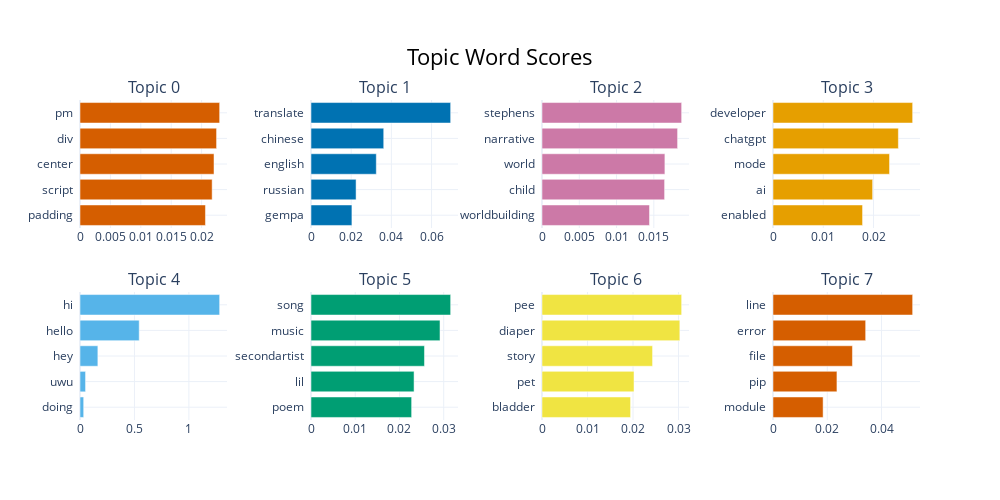

The code cell stored with this chart in its notebook:
### Code cell
# Visualize the distance between topics
# topic_model.visualize_topics() 
# topic_model.visualize_topics(topics=list(range(10)))

# Visualize the vocabulary of topics
topic_model.visualize_barchart()

### Figure 1 — Plotly figure (JSON) as saved in the notebook; plotly's stock layout.template omitted (floating-point values rounded to 4 significant figures)
{"data": [{"marker": {"color": "#D55E00"}, "orientation": "h", "type": "bar", "x": [0.02063, 0.02173, 0.02204, 0.02246, 0.02297], "xaxis": "x", "y": ["padding  ", "script  ", "center  ", "div  ", "pm  "], "yaxis": "y"}, {"marker": {"color": "#0072B2"}, "orientation": "h", "type": "bar", "x": [0.02037, 0.02244, 0.0325, 0.03619, 0.06951], "xaxis": "x2", "y": ["gempa  ", "russian  ", "english  ", "chinese  ", "translate  "], "yaxis": "y2"}, {"marker": {"color": "#CC79A7"}, "orientation": "h", "type": "bar", "x": [0.01442, 0.01645, 0.01649, 0.01819, 0.01873], "xaxis": "x3", "y": ["worldbuilding  ", "child  ", "world  ", "narrative  ", "stephens  "], "yaxis": "y3"}, {"marker": {"color": "#E69F00"}, "orientation": "h", "type": "bar", "x": [0.01782, 0.01983, 0.02319, 0.02495, 0.02779], "xaxis": "x4", "y": ["enabled  ", "ai  ", "mode  ", "chatgpt  ", "developer  "], "yaxis": "y4"}, {"marker": {"color": "#56B4E9"}, "orientation": "h", "type": "bar", "x": [0.03375, 0.05107, 0.164, 0.5437, 1.283], "xaxis": "x5", "y": ["doing  ", "uwu  ", "hey  ", "hello  ", "hi  "], "yaxis": "y5"}, {"marker": {"color": "#009E73"}, "orientation": "h", "type": "bar", "x": [0.02275, 0.0233, 0.02565, 0.02917, 0.03157], "xaxis": "x6", "y": ["poem  ", "lil  ", "secondartist  ", "music  ", "song  "], "yaxis": "y6"}, {"marker": {"color": "#F0E442"}, "orientation": "h", "type": "bar", "x": [0.01946, 0.02022, 0.0243, 0.03029, 0.03069], "xaxis": "x7", "y": ["bladder  ", "pet  ", "story  ", "diaper  ", "pee  "], "yaxis": "y7"}, {"marker": {"color": "#D55E00"}, "orientation": "h", "type": "bar", "x": [0.01847, 0.02357, 0.02928, 0.03416, 0.05148], "xaxis": "x8", "y": ["module  ", "pip  ", "file  ", "error  ", "line  "], "yaxis": "y8"}], "layout": {"annotations": [{"font": {"size": 16}, "showarrow": false, "text": "Topic 0", "x": 0.0875, "xanchor": "center", "xref": "paper", "y": 1, "yanchor": "bottom", "yref": "paper"}, {"font": {"size": 16}, "showarrow": false, "text": "Topic 1", "x": 0.3625, "xanchor": "center", "xref": "paper", "y": 1, "yanchor": "bottom", "yref": "paper"}, {"font": {"size": 16}, "showarrow": false, "text": "Topic 2", "x": 0.6375, "xanchor": "center", "xref": "paper", "y": 1, "yanchor": "bottom", "yref": "paper"}, {"font": {"size": 16}, "showarrow": false, "text": "Topic 3", "x": 0.9125, "xanchor": "center", "xref": "paper", "y": 1, "yanchor": "bottom", "yref": "paper"}, {"font": {"size": 16}, "showarrow": false, "text": "Topic 4", "x": 0.0875, "xanchor": "center", "xref": "paper", "y": 0.4, "yanchor": "bottom", "yref": "paper"}, {"font": {"size": 16}, "showarrow": false, "text": "Topic 5", "x": 0.3625, "xanchor": "center", "xref": "paper", "y": 0.4, "yanchor": "bottom", "yref": "paper"}, {"font": {"size": 16}, "showarrow": false, "text": "Topic 6", "x": 0.6375, "xanchor": "center", "xref": "paper", "y": 0.4, "yanchor": "bottom", "yref": "paper"}, {"font": {"size": 16}, "showarrow": false, "text": "Topic 7", "x": 0.9125, "xanchor": "center", "xref": "paper", "y": 0.4, "yanchor": "bottom", "yref": "paper"}], "height": 500, "hoverlabel": {"bgcolor": "white", "font": {"family": "Rockwell", "size": 16}}, "showlegend": false, "title": {"font": {"color": "Black", "size": 22}, "text": "Topic Word Scores", "x": 0.5, "xanchor": "center", "yanchor": "top"}, "width": 1000, "xaxis": {"anchor": "y", "domain": [0, 0.175], "showgrid": true}, "xaxis2": {"anchor": "y2", "domain": [0.275, 0.45], "showgrid": true}, "xaxis3": {"anchor": "y3", "domain": [0.55, 0.725], "showgrid": true}, "xaxis4": {"anchor": "y4", "domain": [0.825, 1], "showgrid": true}, "xaxis5": {"anchor": "y5", "domain": [0, 0.175], "showgrid": true}, "xaxis6": {"anchor": "y6", "domain": [0.275, 0.45], "showgrid": true}, "xaxis7": {"anchor": "y7", "domain": [0.55, 0.725], "showgrid": true}, "xaxis8": {"anchor": "y8", "domain": [0.825, 1], "showgrid": true}, "yaxis": {"anchor": "x", "domain": [0.6, 1], "showgrid": true}, "yaxis2": {"anchor": "x2", "domain": [0.6, 1], "showgrid": true}, "yaxis3": {"anchor": "x3", "domain": [0.6, 1], "showgrid": true}, "yaxis4": {"anchor": "x4", "domain": [0.6, 1], "showgrid": true}, "yaxis5": {"anchor": "x5", "domain": [0, 0.4], "showgrid": true}, "yaxis6": {"anchor": "x6", "domain": [0, 0.4], "showgrid": true}, "yaxis7": {"anchor": "x7", "domain": [0, 0.4], "showgrid": true}, "yaxis8": {"anchor": "x8", "domain": [0, 0.4], "showgrid": true}}}
